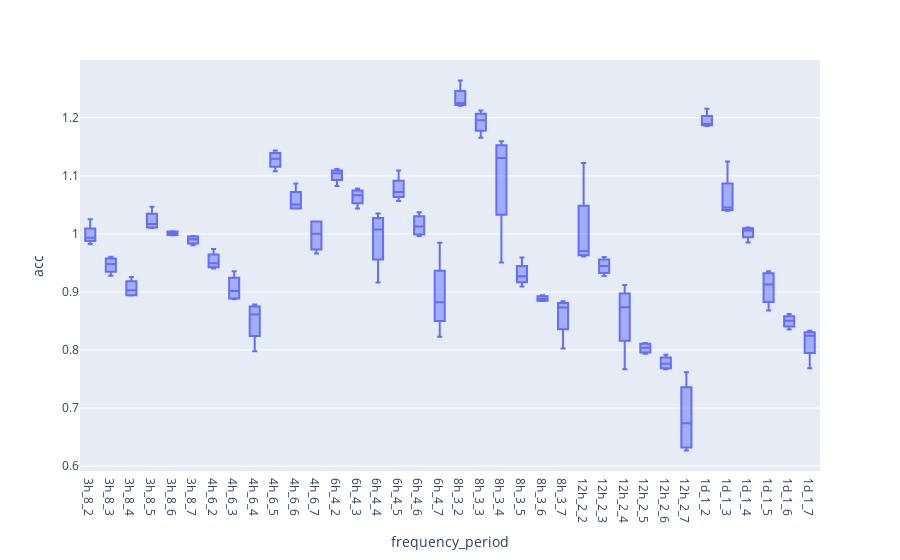

The notebook cell saved with this chart:
### Code cell
xp.box( best, x = "frequency_period", y = "acc" ).show()

### Figure 1 — Plotly figure (JSON) as saved in the notebook; plotly's stock layout.template omitted (floating-point values rounded to 4 significant figures; data arrays with more than 128 entries replaced by an {"elided": "..."} marker saying what was removed)
{"data": [{"alignmentgroup": "True", "hovertemplate": "frequency_period=%{x}<br>acc=%{y}<extra></extra>", "legendgroup": "", "marker": {"color": "#636efa"}, "name": "", "notched": false, "offsetgroup": "", "orientation": "v", "showlegend": false, "type": "box", "x": {"elided": "180 str values"}, "x0": " ", "xaxis": "x", "y": {"elided": "180 float values"}, "y0": " ", "yaxis": "y"}], "layout": {"boxmode": "group", "legend": {"tracegroupgap": 0}, "margin": {"t": 60}, "xaxis": {"anchor": "y", "domain": [0, 1], "title": {"text": "frequency_period"}}, "yaxis": {"anchor": "x", "domain": [0, 1], "title": {"text": "acc"}}}}
